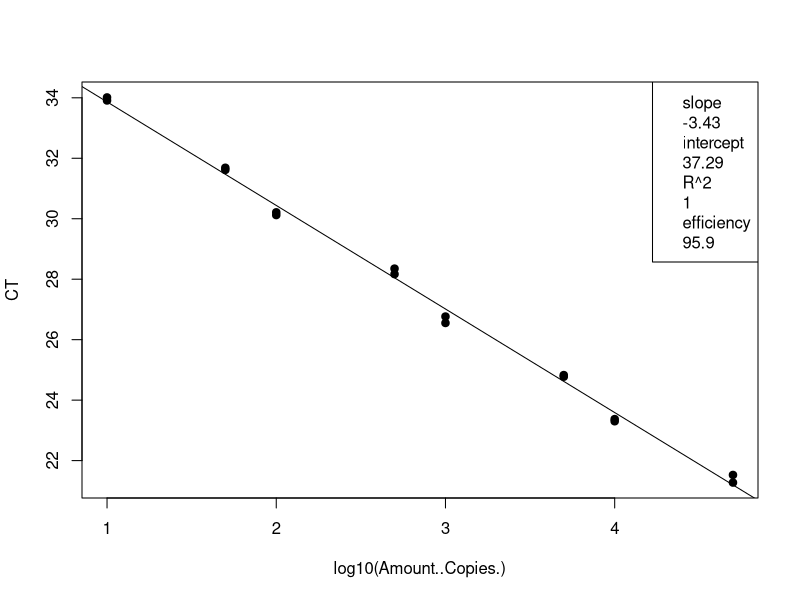
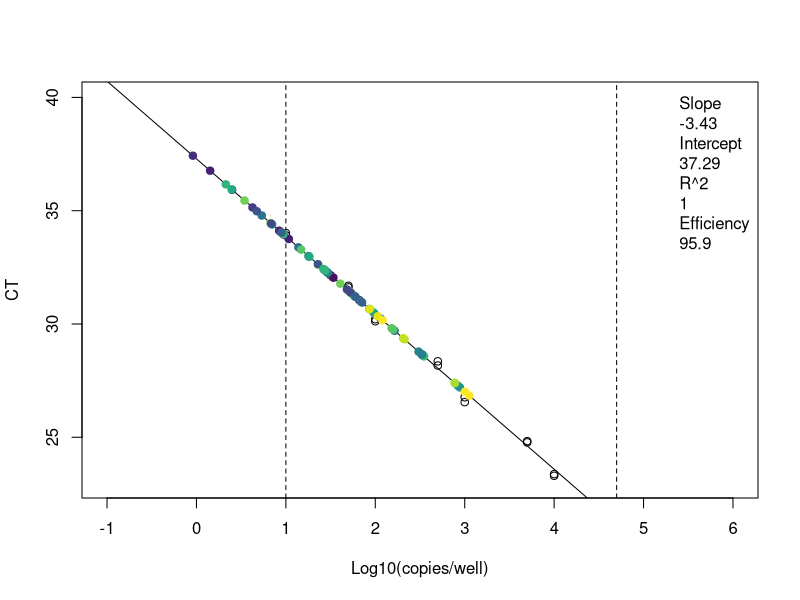
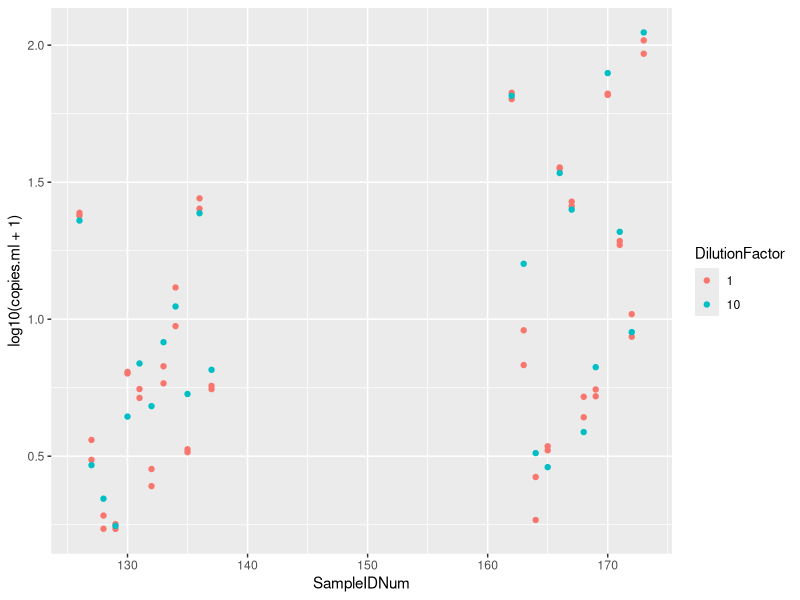

Reproduce these figures in R, in order.
## ---- chunk 1
knitr::opts_chunk$set(echo = TRUE)

## ---- chunk 2
# clear workspace
rm(list=ls())

# load the data (note data file must be in this repository)
data <- read.csv("Plate6_E.coli_qPCRConversion.csv")
## ---- chunk 3
# linear regression of standard curve
standards = subset(data, Name == "STANDARD")
standardCurve <- lm(CT ~ log10(Amount..Copies.), data = standards)

# save the line info
standard_slope = standardCurve$coefficients[2]
standard_intercept = standardCurve$coefficients[1]
R2 = summary(standardCurve)$r.squared
efficiency =  (10^(-1/standardCurve$coefficients[2])-1)*100

# plot standards and best fit line
standardCurvePlot <- plot(CT ~ log10(Amount..Copies.), data = standards, pch=19) 
abline(coef(standardCurve)) 
legend("topright", legend = c(paste= "slope", round(standard_slope, 2), paste= "intercept", round(standard_intercept, 2), paste= "R^2", round(R2, 2), paste = "efficiency", round(efficiency, 1)))
## ---- chunk 4
# data set of unknowns including info on standard curve
unknowns = subset(data, Name == "UNKNOWN")

# add new columns to the data table
unknowns$plate_num = 6 # note:change to the actual plate number
unknowns$standard_slope = standard_slope
unknowns$standard_intercept = standard_intercept
unknowns$R2 = R2
unknowns$efficiency = efficiency
  
# add a new column that interpolates copies/well from Ct for the unknowns
unknowns$log.copies.well = (unknowns$CT - standard_intercept)/standard_slope
unknowns$copies.well = 10^unknowns$log.copies.well

# copies/ul extract accounting for dilution factor
vol.well = 3 # note:change to qPCR template volume in ul
unknowns$vol.well = vol.well
unknowns$copies.ul = ((unknowns$copies.well/vol.well)*unknowns$DilutionFactor)

# copies/extraction
vol.elution = 110 #note:change to DNA extraction elution volume in ul
unknowns$vol.elution = vol.elution
unknowns$copies.extraction = (unknowns$copies.ul*vol.elution)

# copies/ml #Volume is volume of sample filtered in mL
unknowns$copies.ml = (unknowns$copies.extraction/unknowns$Volume)
## ---- chunk 5
# set up the color palette
library(viridis)
unknowns$SampleIDNum = as.factor(as.character(unknowns$SampleIDNum)) # change to factor for colors
Colors = viridis(n=nlevels(unknowns$SampleIDNum)) # set the color levels to call on later

# check the range and adjust the limits in plot
range(unknowns$CT, na.rm=T) # y limits
range(unknowns$log.copies.well, na.rm =T) # x limits

# plot the standard curve again
standardCurvePlot <- plot(CT ~ log10(Amount..Copies.), data = standards,
                          xlim = c(-1,6), ylim = c(23,40),
                          xlab = "Log10(copies/well)",
                          ylab = "CT") 

# add boundaries and standard line
abline(v=log10(10), lty=2)
abline(v=log10(50000), lty=2)
abline(coef(standardCurve)) 

# add the sample data
standardCurvePlot <- points(CT ~ log.copies.well, data = unknowns, pch=19, 
                            col = Colors[unknowns$SampleIDNum])
legend("topright", inset = 0.002, box.lty=0, legend=c(paste= "Slope", round(standardCurve$coefficients[2], 2), 
                                                      paste= "Intercept", round(standardCurve$coefficients[1], 2), 
                                                      paste= "R^2", round(summary(standardCurve)$r.squared, 2),
                                                      paste = "Efficiency", round((10^(-1/standardCurve$coefficients[2])-1)*100, 1)))

## ---- chunk 6
# make a plot that compares the diluted to undiluted replicates for each sample including dilution factor
library("ggplot2")
unknowns$SampleIDNum <- as.numeric(as.character(unknowns$SampleIDNum)) # change to numeric
unknowns$DilutionFactor <- as.factor(as.character(unknowns$DilutionFactor)) # change to factor
qplot(SampleIDNum,log10(copies.ml+1), data=unknowns, col=DilutionFactor)
## ---- chunk 7
# write csv file
write.csv(unknowns, file = "Plate6_E.coli_ConvertedData.csv", row.names=FALSE, na="")

# average the replicates (if not strongly inhibited) and make a new file
library(dplyr)
data.average = unknowns %>% group_by(SampleIDNum) %>% summarise(copies.ml = mean(copies.ml, na.rm = T))
write.csv(data.average, file = "Plate6_E.coli_Averaged.csv", row.names=FALSE, na="")
